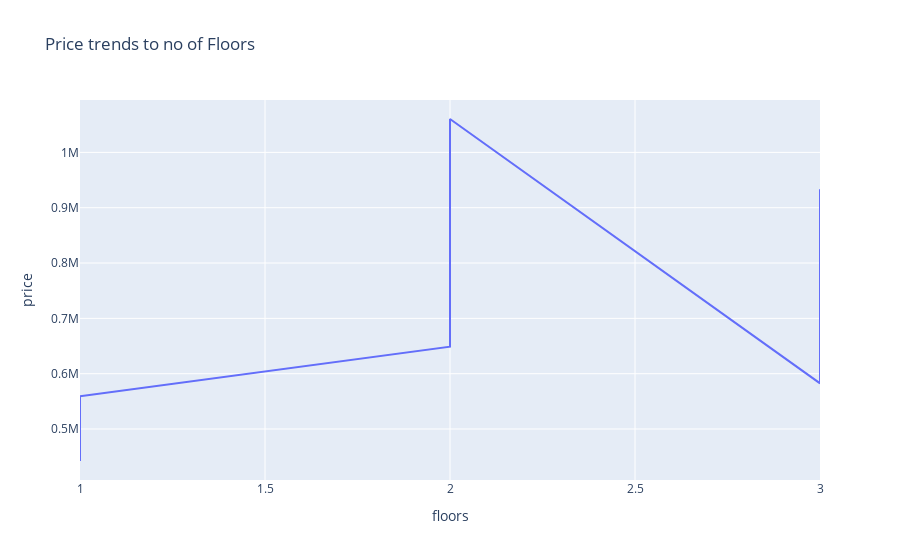

The notebook cell saved with this chart:
### Code cell
px.line( floors_price,x='floors',y='price',title='Price trends to no of Floors')

### Figure 1 — Plotly figure (JSON) as saved in the notebook; plotly's stock layout.template omitted (floating-point values rounded to 4 significant figures)
{"data": [{"hovertemplate": "floors=%{x}<br>price=%{y}<extra></extra>", "legendgroup": "", "line": {"color": "#636efa", "dash": "solid"}, "marker": {"symbol": "circle"}, "mode": "lines", "name": "", "orientation": "v", "showlegend": false, "type": "scatter", "x": [1, 1, 2, 2, 3, 3], "xaxis": "x", "y": [442181, 558980, 648891, 1060346, 582526, 933312], "yaxis": "y"}], "layout": {"legend": {"tracegroupgap": 0}, "title": {"text": "Price trends to no of Floors"}, "xaxis": {"anchor": "y", "domain": [0, 1], "title": {"text": "floors"}}, "yaxis": {"anchor": "x", "domain": [0, 1], "title": {"text": "price"}}}}
